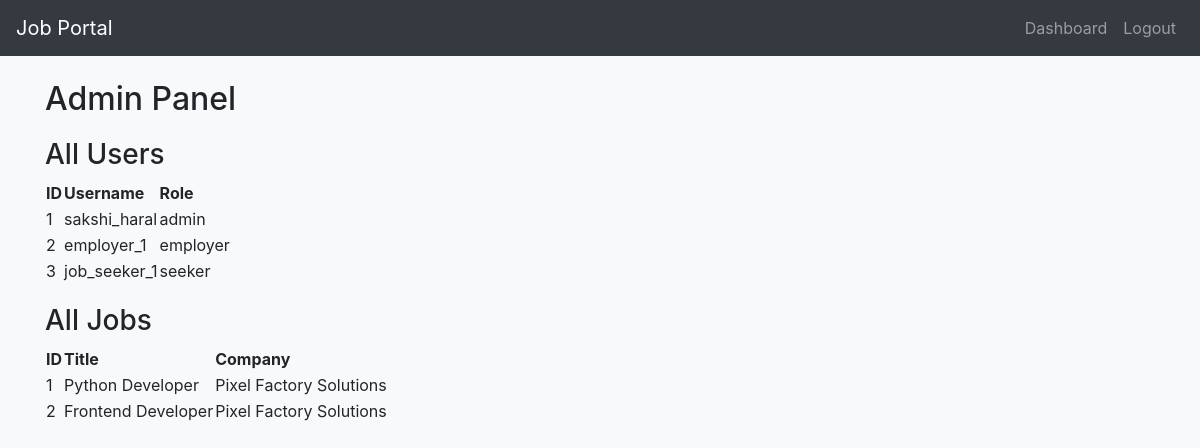
The page /admin (signed in) on the database its author committed.
### models.py (models this page shows)
class User(db.Model):
    id = db.Column(db.Integer, primary_key=True)
    username = db.Column(db.String(150), unique=True, nullable=False)
    password = db.Column(db.String(200), nullable=False)
    role = db.Column(db.String(20), nullable=False)

class Job(db.Model):
    id = db.Column(db.Integer, primary_key=True)
    title = db.Column(db.String(150), nullable=False)
    description = db.Column(db.Text, nullable=False)
    salary = db.Column(db.String(100))
    location = db.Column(db.String(100))
    company = db.Column(db.String(100))

### app.py (the view)
@app.route('/admin')
def admin():
    if session.get('role') != 'admin':
        flash('Admin access only', 'danger')
        return redirect(url_for('dashboard'))
    users = User.query.all()
    print("Users data", users)
    jobs = Job.query.all()
    print("Jobs", jobs)
    return render_template('admin.html', users=users, jobs=jobs)

### app.py (called while the page is built)
@app.before_request
def create_tables():
        db.create_all()

### templates/admin.html
{% extends 'base.html' %}
{% block content %}
<h2>Admin Panel</h2>
<h3>All Users</h3>
<table>
    <tr>
        <th>ID</th>
        <th>Username</th>
        <th>Role</th>
    </tr>
    {% for user in users %}
    <tr>
        <td>{{ user.id }}</td>
        <td>{{ user.username }}</td>
        <td>{{ user.role }}</td>
    </tr>
    {% else %}
    <tr><td colspan="3">No users found.</td></tr>
    {% endfor %}
</table>
<h3>All Jobs</h3>
<table>
    <tr>
        <th>ID</th>
        <th>Title</th>
        <th>Company</th>
    </tr>
    {% for job in jobs %}
    <tr>
        <td>{{ job.id }}</td>
        <td>{{ job.title }}</td>
        <td>{{ job.company }}</td>
    </tr>
    {% else %}
    <tr><td colspan="3">No jobs found.</td></tr>
    {% endfor %}
</table>
{% endblock %}

### templates/base.html (shortened to what this page needs)
<!DOCTYPE html>
<html lang="en">
<head>
    <link rel="stylesheet" href="https://stackpath.bootstrapcdn.com/bootstrap/4.5.2/css/bootstrap.min.css">
    <link rel="stylesheet" href="{{ url_for('static', filename='styles.css') }}">
</head>
<body>
<nav class="navbar navbar-expand-lg navbar-dark bg-dark">
    <a class="navbar-brand" href="/">Job Portal</a>
    <div class="collapse navbar-collapse">
        <ul class="navbar-nav ml-auto">
            {% if session.get('user_id') %}
                <li class="nav-item"><a class="nav-link" href="/dashboard">Dashboard</a></li>
                <li class="nav-item"><a class="nav-link" href="/logout">Logout</a></li>
            {% else %}
                <li class="nav-item"><a class="nav-link" href="/login">Login</a></li>
                <li class="nav-item"><a class="nav-link" href="/register">Register</a></li>
            {% endif %}
        </ul>
    </div>
</nav>
<div class="container mt-4">
    {% block content %}{% endblock %}
</div>
</body>
</html>

### templates/static/styles.css (style rules this page uses)
body { background-color: #f8f9fa; }
h1, h2, h3 { margin-top: 20px; }

### rows shown on the page
User: id "1", username "sakshi_haral", role "admin"
User: id "2", username "employer_1", role "employer"
User: id "3", username "job_seeker_1", role "seeker"
Job: id "1", title "Python Developer", company "Pixel Factory Solutions"
Job: id "2", title "Frontend Developer", company "Pixel Factory Solutions"
